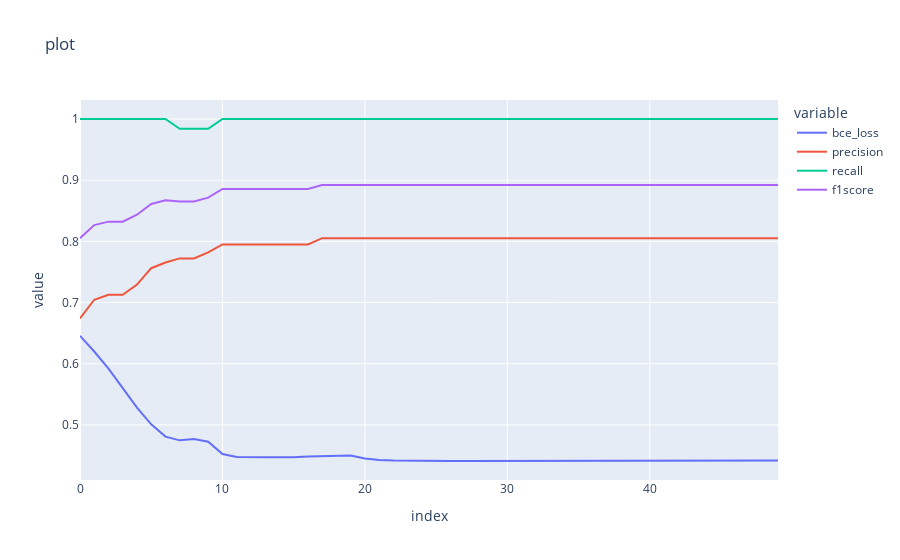

This figure's notebook cell:
### Code cell
import plotly.express as px
fig = px.line(df, x=df.index, y=loss_name, title="plot")
fig.show()

### Figure 1 — Plotly figure (JSON) as saved in the notebook; plotly's stock layout.template omitted (floating-point values rounded to 4 significant figures)
{"data": [{"hovertemplate": "variable=bce_loss<br>index=%{x}<br>value=%{y}<extra></extra>", "legendgroup": "bce_loss", "line": {"color": "#636efa", "dash": "solid"}, "marker": {"symbol": "circle"}, "mode": "lines", "name": "bce_loss", "orientation": "v", "showlegend": true, "type": "scatter", "x": [0, 1, 2, 3, 4, 5, 6, 7, 8, 9, 10, 11, 12, 13, 14, 15, 16, 17, 18, 19, 20, 21, 22, 23, 24, 25, 26, 27, 28, 29, 30, 31, 32, 33, 34, 35, 36, 37, 38, 39, 40, 41, 42, 43, 44, 45, 46, 47, 48, 49], "xaxis": "x", "y": [0.6455, 0.6199, 0.5919, 0.5601, 0.5281, 0.501, 0.4808, 0.4747, 0.477, 0.4725, 0.4525, 0.4474, 0.4468, 0.4472, 0.4472, 0.447, 0.4482, 0.4485, 0.4494, 0.45, 0.4451, 0.4428, 0.4417, 0.4413, 0.4411, 0.441, 0.441, 0.441, 0.4411, 0.4412, 0.4412, 0.4413, 0.4413, 0.4413, 0.4414, 0.4414, 0.4414, 0.4415, 0.4415, 0.4415, 0.4415, 0.4415, 0.4415, 0.4416, 0.4416, 0.4416, 0.4416, 0.4416, 0.4416, 0.4416], "yaxis": "y"}, {"hovertemplate": "variable=precision<br>index=%{x}<br>value=%{y}<extra></extra>", "legendgroup": "precision", "line": {"color": "#EF553B", "dash": "solid"}, "marker": {"symbol": "circle"}, "mode": "lines", "name": "precision", "orientation": "v", "showlegend": true, "type": "scatter", "x": [0, 1, 2, 3, 4, 5, 6, 7, 8, 9, 10, 11, 12, 13, 14, 15, 16, 17, 18, 19, 20, 21, 22, 23, 24, 25, 26, 27, 28, 29, 30, 31, 32, 33, 34, 35, 36, 37, 38, 39, 40, 41, 42, 43, 44, 45, 46, 47, 48, 49], "xaxis": "x", "y": [0.6739, 0.7045, 0.7126, 0.7126, 0.7294, 0.7561, 0.7654, 0.7722, 0.7722, 0.7821, 0.7949, 0.7949, 0.7949, 0.7949, 0.7949, 0.7949, 0.7949, 0.8052, 0.8052, 0.8052, 0.8052, 0.8052, 0.8052, 0.8052, 0.8052, 0.8052, 0.8052, 0.8052, 0.8052, 0.8052, 0.8052, 0.8052, 0.8052, 0.8052, 0.8052, 0.8052, 0.8052, 0.8052, 0.8052, 0.8052, 0.8052, 0.8052, 0.8052, 0.8052, 0.8052, 0.8052, 0.8052, 0.8052, 0.8052, 0.8052], "yaxis": "y"}, {"hovertemplate": "variable=recall<br>index=%{x}<br>value=%{y}<extra></extra>", "legendgroup": "recall", "line": {"color": "#00cc96", "dash": "solid"}, "marker": {"symbol": "circle"}, "mode": "lines", "name": "recall", "orientation": "v", "showlegend": true, "type": "scatter", "x": [0, 1, 2, 3, 4, 5, 6, 7, 8, 9, 10, 11, 12, 13, 14, 15, 16, 17, 18, 19, 20, 21, 22, 23, 24, 25, 26, 27, 28, 29, 30, 31, 32, 33, 34, 35, 36, 37, 38, 39, 40, 41, 42, 43, 44, 45, 46, 47, 48, 49], "xaxis": "x", "y": [1, 1, 1, 1, 1, 1, 1, 0.9839, 0.9839, 0.9839, 1, 1, 1, 1, 1, 1, 1, 1, 1, 1, 1, 1, 1, 1, 1, 1, 1, 1, 1, 1, 1, 1, 1, 1, 1, 1, 1, 1, 1, 1, 1, 1, 1, 1, 1, 1, 1, 1, 1, 1], "yaxis": "y"}, {"hovertemplate": "variable=f1score<br>index=%{x}<br>value=%{y}<extra></extra>", "legendgroup": "f1score", "line": {"color": "#ab63fa", "dash": "solid"}, "marker": {"symbol": "circle"}, "mode": "lines", "name": "f1score", "orientation": "v", "showlegend": true, "type": "scatter", "x": [0, 1, 2, 3, 4, 5, 6, 7, 8, 9, 10, 11, 12, 13, 14, 15, 16, 17, 18, 19, 20, 21, 22, 23, 24, 25, 26, 27, 28, 29, 30, 31, 32, 33, 34, 35, 36, 37, 38, 39, 40, 41, 42, 43, 44, 45, 46, 47, 48, 49], "xaxis": "x", "y": [0.8052, 0.8267, 0.8322, 0.8322, 0.8435, 0.8611, 0.8671, 0.8652, 0.8652, 0.8714, 0.8857, 0.8857, 0.8857, 0.8857, 0.8857, 0.8857, 0.8857, 0.8921, 0.8921, 0.8921, 0.8921, 0.8921, 0.8921, 0.8921, 0.8921, 0.8921, 0.8921, 0.8921, 0.8921, 0.8921, 0.8921, 0.8921, 0.8921, 0.8921, 0.8921, 0.8921, 0.8921, 0.8921, 0.8921, 0.8921, 0.8921, 0.8921, 0.8921, 0.8921, 0.8921, 0.8921, 0.8921, 0.8921, 0.8921, 0.8921], "yaxis": "y"}], "layout": {"legend": {"title": {"text": "variable"}, "tracegroupgap": 0}, "title": {"text": "plot"}, "xaxis": {"anchor": "y", "domain": [0, 1], "title": {"text": "index"}}, "yaxis": {"anchor": "x", "domain": [0, 1], "title": {"text": "value"}}}}
